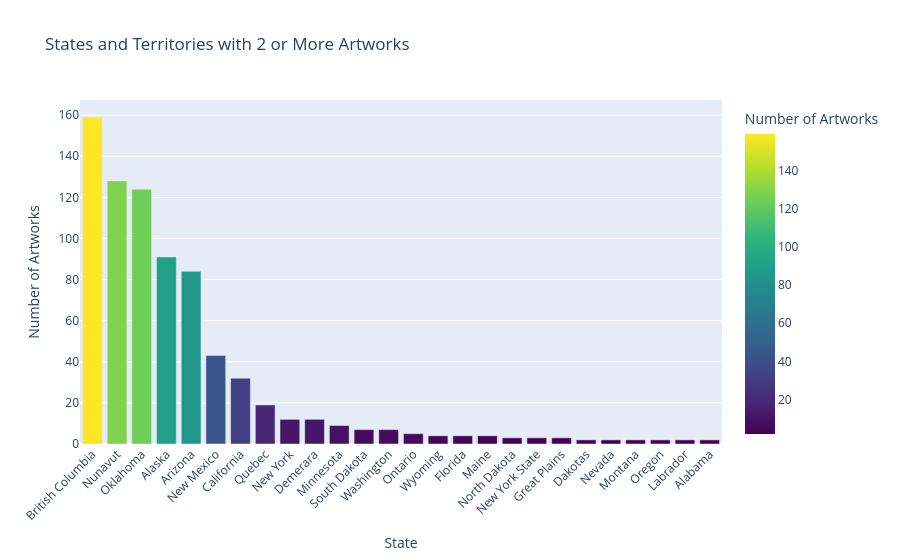

Here is the notebook cell this chart was saved with:
### Code cell
# Count artworks by state
state_counts = native_with_state_filtered["state"].value_counts().reset_index()

state_counts.columns = ["state", "artwork_count"]

# Remove states with only 1 artwork
state_counts = state_counts[state_counts["artwork_count"] > 1] # added to make chart more readable

# Create bar graph
fig = px.bar(
    state_counts,
    x="state",
    y="artwork_count",
    title="States and Territories with 2 or More Artworks",
    labels={
        "state": "State or Territory",
        "artwork_count": "Number of Artworks"
    },
    color="artwork_count",
    color_continuous_scale="Viridis"
)

fig.update_layout(
    autosize=True,
    width=None,
    xaxis_title="State",
    yaxis_title="Number of Artworks",
    xaxis_tickangle=-45,
    xaxis={"categoryorder": "total descending"}
)

fig.show()
fig.write_image("state_bargraph.png")

### Figure 1 — Plotly figure (JSON) as saved in the notebook; plotly's stock layout.template omitted (floating-point values rounded to 4 significant figures)
{"data": [{"hovertemplate": "State or Territory=%{x}<br>Number of Artworks=%{marker.color}<extra></extra>", "legendgroup": "", "marker": {"color": [159, 128, 124, 91, 84, 43, 32, 19, 12, 12, 9, 7, 7, 5, 4, 4, 4, 3, 3, 3, 2, 2, 2, 2, 2, 2], "coloraxis": "coloraxis", "pattern": {"shape": ""}}, "name": "", "orientation": "v", "showlegend": false, "textposition": "auto", "type": "bar", "x": ["British Columbia", "Nunavut", "Oklahoma", "Alaska", "Arizona", "New Mexico", "California", "Quebec", "New York", "Demerara", "Minnesota", "South Dakota", "Washington", "Ontario", "Wyoming", "Florida", "Maine", "North Dakota", "New York State", "Great Plains", "Dakotas", "Nevada", "Montana", "Oregon", "Labrador", "Alabama"], "xaxis": "x", "y": [159, 128, 124, 91, 84, 43, 32, 19, 12, 12, 9, 7, 7, 5, 4, 4, 4, 3, 3, 3, 2, 2, 2, 2, 2, 2], "yaxis": "y"}], "layout": {"autosize": true, "barmode": "relative", "coloraxis": {"autocolorscale": false, "colorbar": {"title": {"text": "Number of Artworks"}}, "colorscale": [[0, "#440154"], [0.1111, "#482878"], [0.2222, "#3e4989"], [0.3333, "#31688e"], [0.4444, "#26828e"], [0.5556, "#1f9e89"], [0.6667, "#35b779"], [0.7778, "#6ece58"], [0.8889, "#b5de2b"], [1, "#fde725"]]}, "legend": {"tracegroupgap": 0}, "title": {"text": "States and Territories with 2 or More Artworks"}, "xaxis": {"anchor": "y", "categoryorder": "total descending", "domain": [0, 1], "tickangle": -45, "title": {"text": "State"}}, "yaxis": {"anchor": "x", "domain": [0, 1], "title": {"text": "Number of Artworks"}}}}
